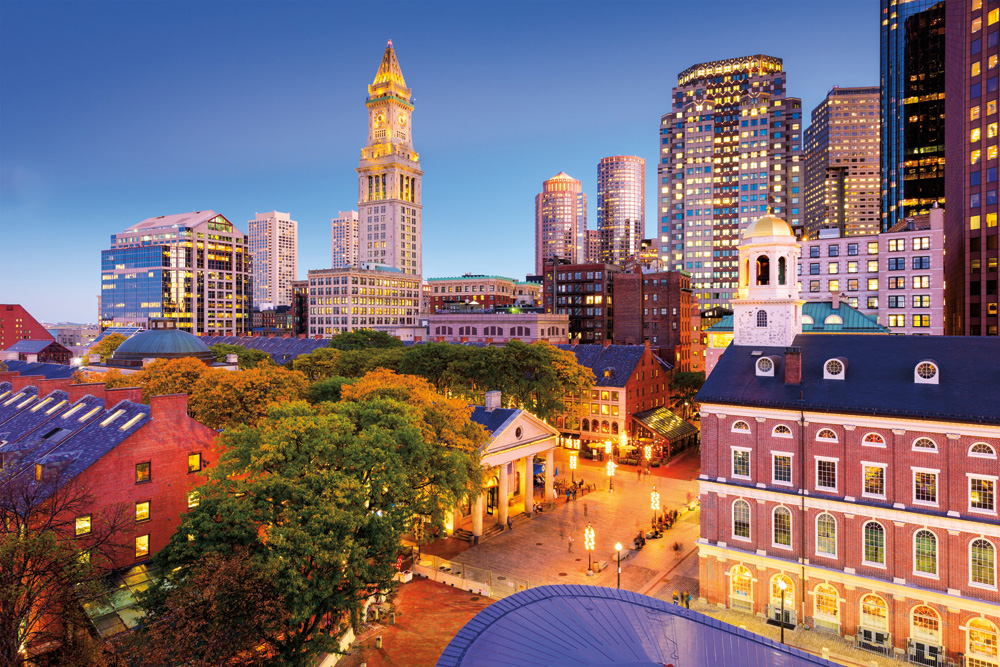
#> input picture Photos/boston.jpg, 1000 x 667 px, found by its file name
$ python gradients.py
#> lines starting #> are read from the running program, lines starting #| are printed output that depends on the picture; after the words box and inside, x2 and y2 are one past the last pixel; in counts of white or black regions, pixels touching at a corner belong together
import cv2 as cv
import numpy as np
# think of gradients as edge-like regions that are present in an image, BUT gradients and edges are NOT the same thing (from a mathematical pov)
# canny edge detector - an advanced edge detection algorithm (multi-step process)

img = cv.imread('Photos/boston.jpg')
#> img is the input picture: shape (667, 1000, 3); mean B, G, R 112.6, 107.3, 126.9
cv.imshow('Boston', img)\

gray = cv.cvtColor(img, cv.COLOR_BGR2GRAY)
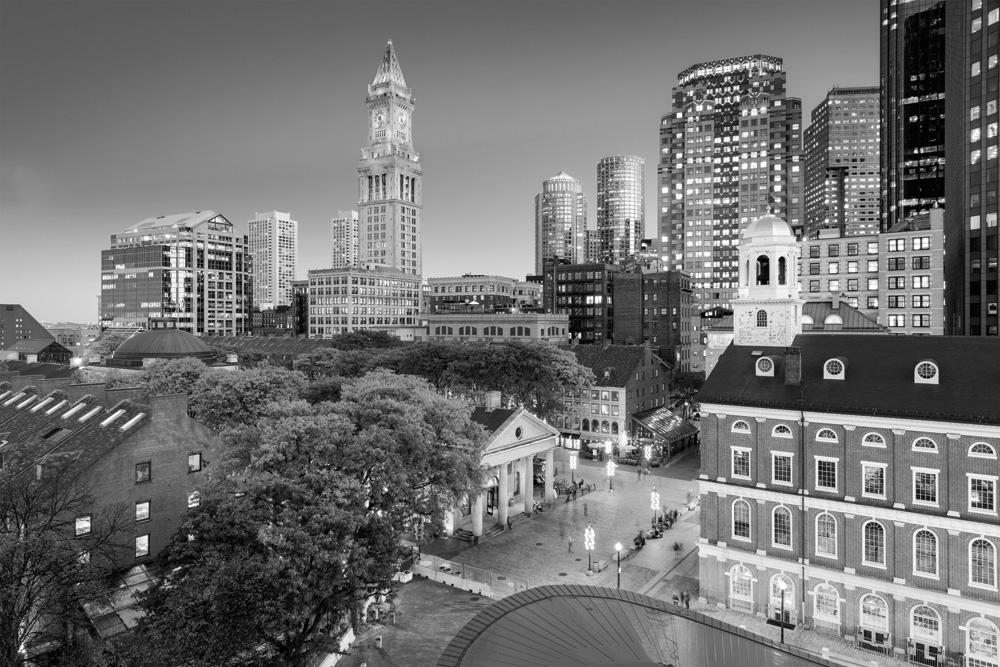
#> gray: shape (667, 1000); min 0, max 255, mean 113.8
cv.imshow('Gray', gray)

# Laplacian
# computes the gradients of the grayscale image -- edges in the image are essentially drawn over with a pencil and then lightly smudged
lap = cv.Laplacian(gray, cv.CV_64F) #ddepth = data depth -- when you transition from black to white (and vice versa), that is considered a positive and a negative slope
lap = np.uint8(np.absolute(lap)) # images can not have negative pixels values --> convert all pixel values to the  absolute values --> convert to a uint8 (image specific data type)
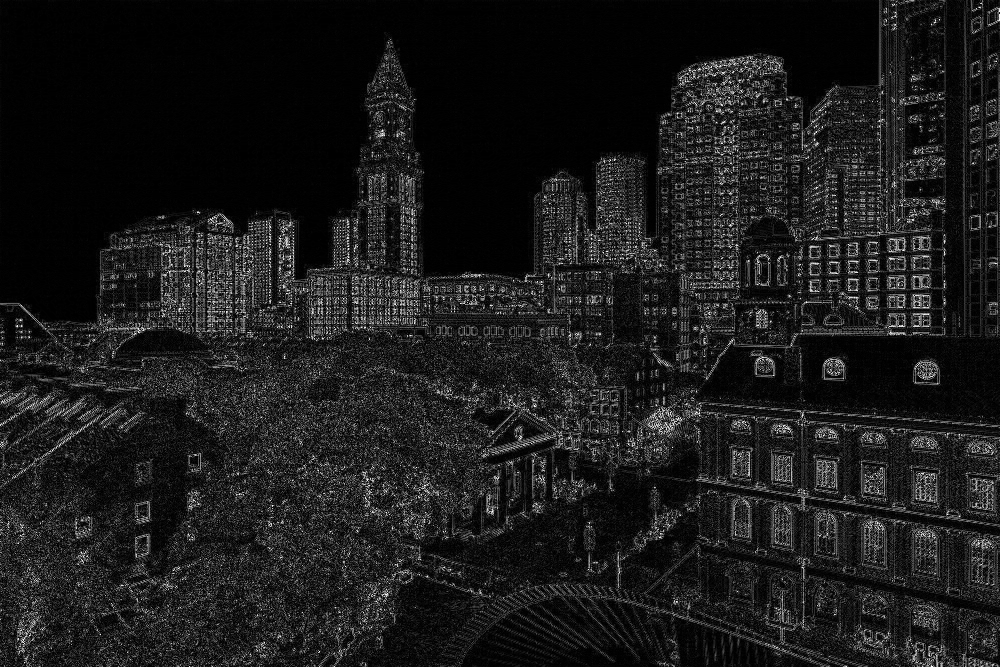
#> lap: shape (667, 1000); min 0, max 255, mean 27.1
cv.imshow('Laplacian', lap)

# Sobel
# computes the gradients in two directions (x and y)
sobelx = cv.Sobel(gray, cv.CV_64F, 1, 0) # gradients computed along the x-axis
sobely = cv.Sobel(gray, cv.CV_64F, 0, 1)
combined_sobel = cv.bitwise_or(sobelx, sobely)
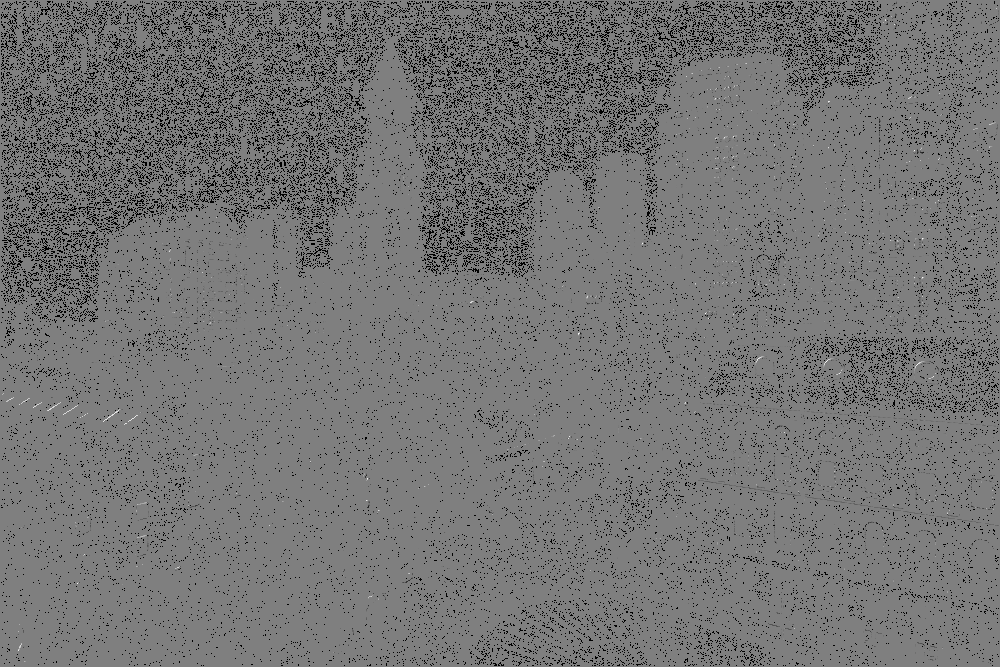
#> combined_sobel: shape (667, 1000) float64; 8.38% of the values are NaN or infinite; the others: min -130944, max 130944, mean -212.7; drawn with min black, max white, NaN and infinite black

cv.imshow('Sobel X', sobelx)
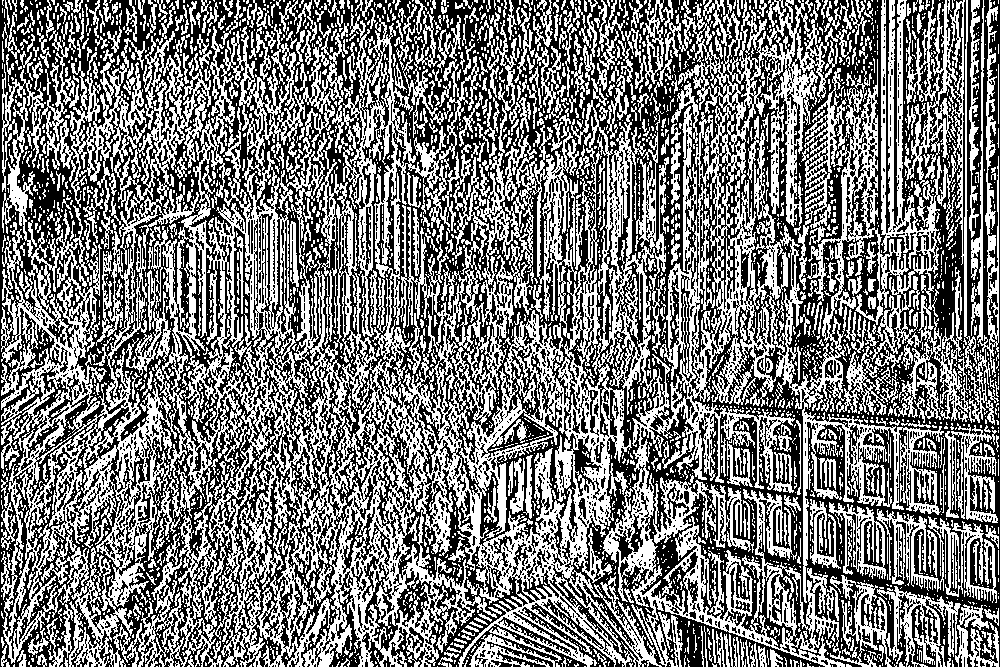
#> window 'Sobel X': shape (667, 1000); 47.9% white in thin lines or dots
cv.imshow('Sobel Y', sobely)
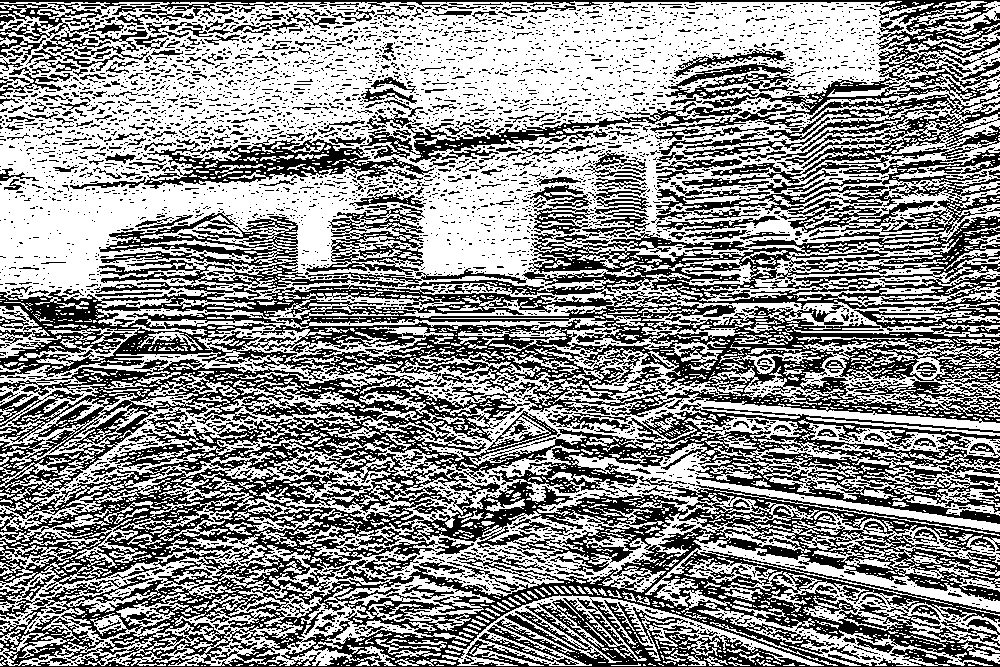
#> window 'Sobel Y': shape (667, 1000); 55.9% white; 4585 black regions (4166 under 20 px), largest, box (x1, y1, x2, y2) and area: (0, 216, 1000, 667) 194633, (0, 0, 1000, 189) 17381, (656, 147, 1000, 240) 8098
cv.imshow('Combined Sobel', combined_sobel)
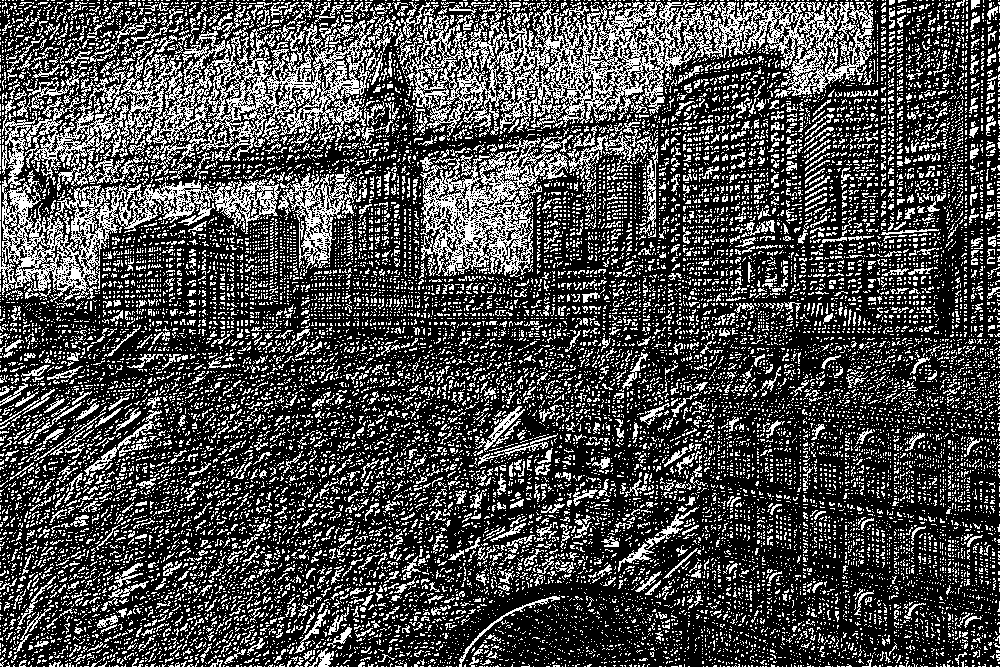
#> window 'Combined Sobel': shape (667, 1000); 29.5% white in thin lines or dots

canny = cv.Canny(gray, 150, 175)
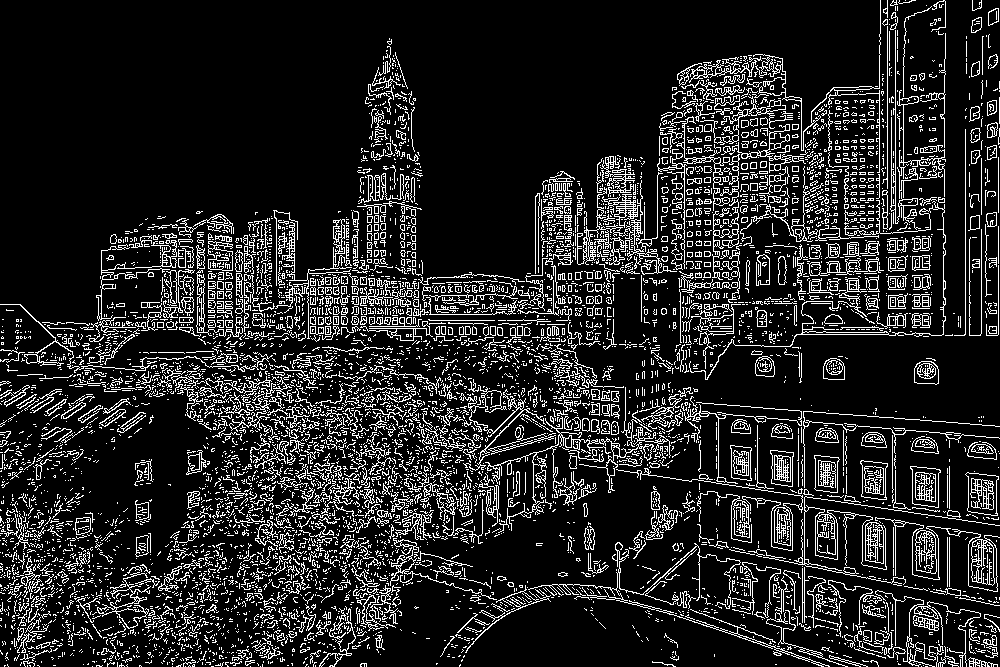
#> canny: shape (667, 1000); 14.3% white in thin lines or dots
cv.imshow('Canny', canny)

cv.waitKey(0)
